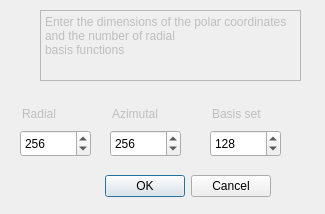
<?xml version="1.0" encoding="UTF-8"?>
<ui version="4.0">
 <class>Dialog</class>
 <widget class="QDialog" name="Dialog">
  <property name="geometry">
   <rect>
    <x>0</x>
    <y>0</y>
    <width>325</width>
    <height>214</height>
   </rect>
  </property>
  <property name="windowTitle">
   <string>Dialog</string>
  </property>
  <widget class="QDialogButtonBox" name="buttonBox">
   <property name="geometry">
    <rect>
     <x>20</x>
     <y>170</y>
     <width>251</width>
     <height>32</height>
    </rect>
   </property>
   <property name="orientation">
    <enum>Qt::Horizontal</enum>
   </property>
   <property name="standardButtons">
    <set>QDialogButtonBox::Cancel|QDialogButtonBox::Ok</set>
   </property>
  </widget>
  <widget class="QSpinBox" name="spinBox">
   <property name="geometry">
    <rect>
     <x>20</x>
     <y>130</y>
     <width>71</width>
     <height>27</height>
    </rect>
   </property>
   <property name="maximum">
    <number>1000</number>
   </property>
   <property name="value">
    <number>256</number>
   </property>
  </widget>
  <widget class="QSpinBox" name="spinBox_2">
   <property name="geometry">
    <rect>
     <x>110</x>
     <y>130</y>
     <width>71</width>
     <height>27</height>
    </rect>
   </property>
   <property name="maximum">
    <number>1000</number>
   </property>
   <property name="value">
    <number>256</number>
   </property>
  </widget>
  <widget class="QSpinBox" name="spinBox_3">
   <property name="geometry">
    <rect>
     <x>210</x>
     <y>130</y>
     <width>71</width>
     <height>27</height>
    </rect>
   </property>
   <property name="maximum">
    <number>500</number>
   </property>
   <property name="value">
    <number>128</number>
   </property>
  </widget>
  <widget class="QLineEdit" name="lineEdit">
   <property name="enabled">
    <bool>false</bool>
   </property>
   <property name="geometry">
    <rect>
     <x>20</x>
     <y>100</y>
     <width>71</width>
     <height>27</height>
    </rect>
   </property>
   <property name="text">
    <string>Radial </string>
   </property>
   <property name="frame">
    <bool>false</bool>
   </property>
  </widget>
  <widget class="QLineEdit" name="lineEdit_2">
   <property name="enabled">
    <bool>false</bool>
   </property>
   <property name="geometry">
    <rect>
     <x>110</x>
     <y>100</y>
     <width>81</width>
     <height>27</height>
    </rect>
   </property>
   <property name="text">
    <string>Azimutal</string>
   </property>
   <property name="frame">
    <bool>false</bool>
   </property>
  </widget>
  <widget class="QPlainTextEdit" name="plainTextEdit">
   <property name="enabled">
    <bool>false</bool>
   </property>
   <property name="geometry">
    <rect>
     <x>40</x>
     <y>10</y>
     <width>261</width>
     <height>71</height>
    </rect>
   </property>
   <property name="plainText">
    <string>Enter the dimensions of the polar coordinates and the number of radial                                   basis functions</string>
   </property>
  </widget>
  <widget class="QLineEdit" name="lineEdit_3">
   <property name="enabled">
    <bool>false</bool>
   </property>
   <property name="geometry">
    <rect>
     <x>210</x>
     <y>100</y>
     <width>71</width>
     <height>27</height>
    </rect>
   </property>
   <property name="text">
    <string>Basis set</string>
   </property>
   <property name="frame">
    <bool>false</bool>
   </property>
  </widget>
 </widget>
 <resources/>
 <connections>
  <connection>
   <sender>buttonBox</sender>
   <signal>accepted()</signal>
   <receiver>Dialog</receiver>
   <slot>accept()</slot>
   <hints>
    <hint type="sourcelabel">
     <x>248</x>
     <y>254</y>
    </hint>
    <hint type="destinationlabel">
     <x>157</x>
     <y>274</y>
    </hint>
   </hints>
  </connection>
  <connection>
   <sender>buttonBox</sender>
   <signal>rejected()</signal>
   <receiver>Dialog</receiver>
   <slot>reject()</slot>
   <hints>
    <hint type="sourcelabel">
     <x>316</x>
     <y>260</y>
    </hint>
    <hint type="destinationlabel">
     <x>286</x>
     <y>274</y>
    </hint>
   </hints>
  </connection>
 </connections>
</ui>
